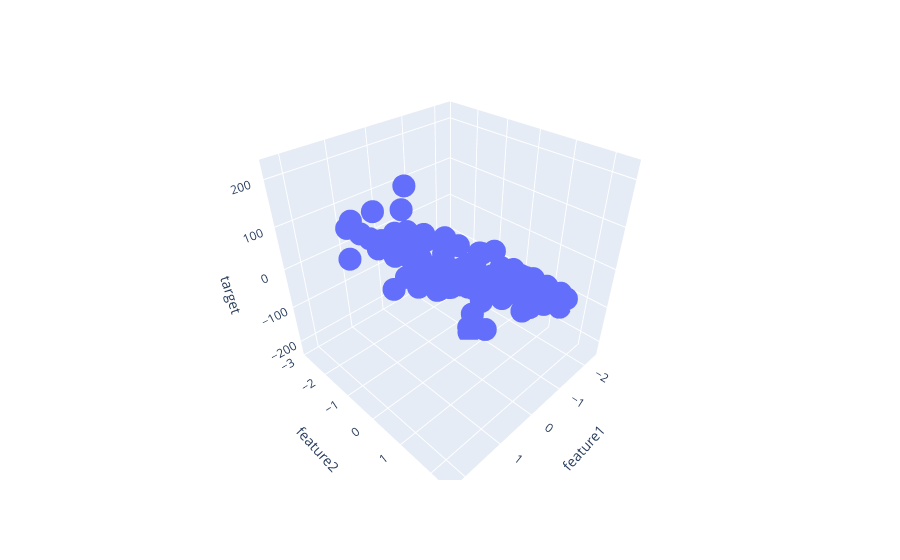

Notebook code for this chart:
### Code cell
fig = px.scatter_3d(df, x='feature1', y='feature2', z='target')
fig.show()
